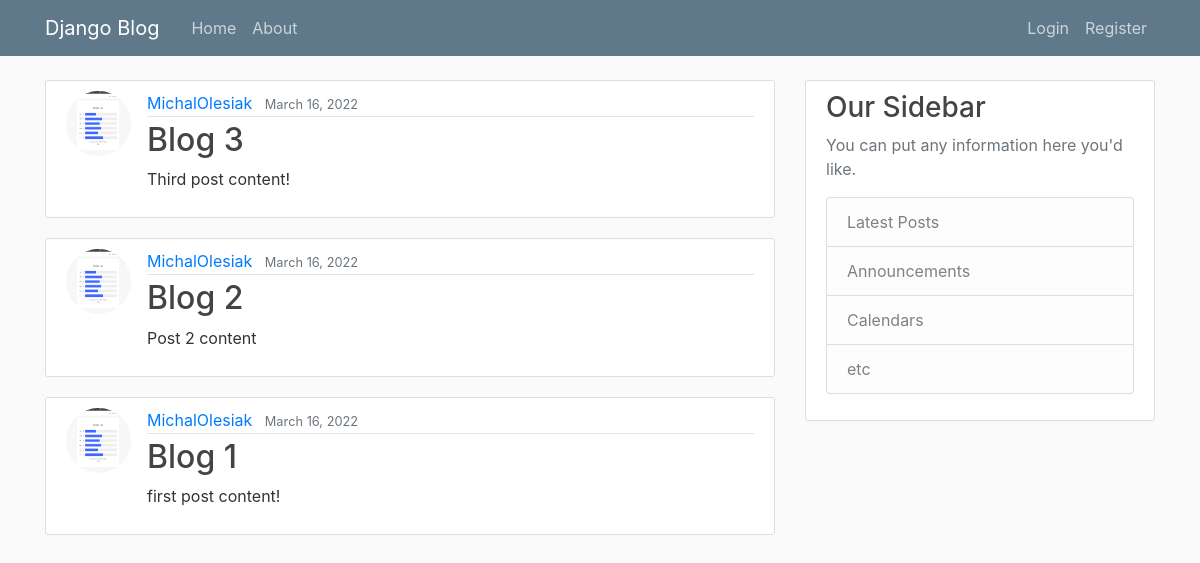
/, run on an earlier commit of the app's database.
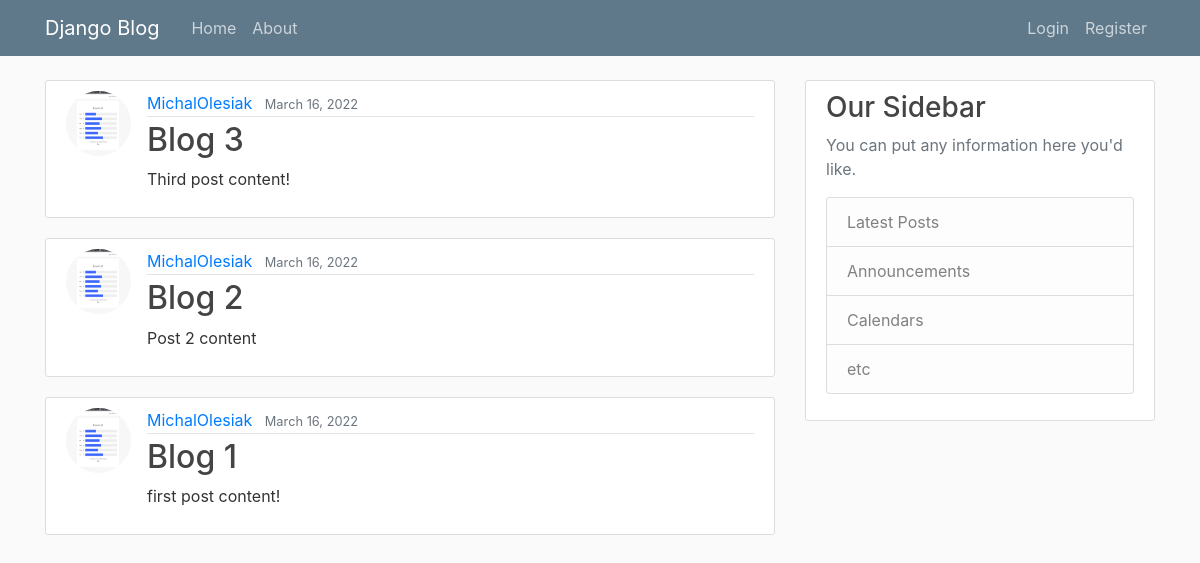
And on a later commit of the database.
### blog/models.py (models this page shows, shortened)
class Post(models.Model):
    title = models.CharField(max_length=100)
    content = models.TextField()
    date_posted = models.DateTimeField(default=timezone.now)
    author = models.ForeignKey(User, on_delete=models.CASCADE)

### users/models.py (models this page shows, shortened)
class Profile(models.Model):
    user = models.OneToOneField(User, on_delete=models.CASCADE)
    image = models.ImageField(default = 'default.jpg', upload_to='profile_pics')

### blog/views.py (the view)
# urls.py: path('', PostListView.as_view(), name='blog-home'),
class PostListView(ListView):
    model = Post
    template_name = 'blog/home.html' #<app>/<model>_<viewtype>.html
    context_object_name = 'posts'
    ordering  = ['-date_posted']

### blog/templates/blog/home.html
{% extends "blog/base.html" %}
{% block content %}
    {% for post in posts%}
    <article class="media content-section">
      <img class="rounded-circle article-img" src="{{ post.author.profile.image.url }}">
        <div class="media-body">
          <div class="article-metadata">
            <a class="mr-2" href="#">{{ post.author }}</a>
            <small class="text-muted">{{ post.date_posted|date:'F d, Y' }}</small>
          </div>
          <h2><a class="article-title" href="{% url 'post-detail' post.id %}">{{ post.title }}</a></h2>
          <p class="article-content">{{ post.content }}</p>
        </div>
      </article>
    {% endfor %}
{% endblock content %}

What changed in the data, as far as the page shows it:
changed through a linked row, Post "Blog 3": author.profile.image: a different picture
changed through a linked row, Post "Blog 2": author.profile.image: a different picture
changed through a linked row, Post "Blog 1": author.profile.image: a different picture
